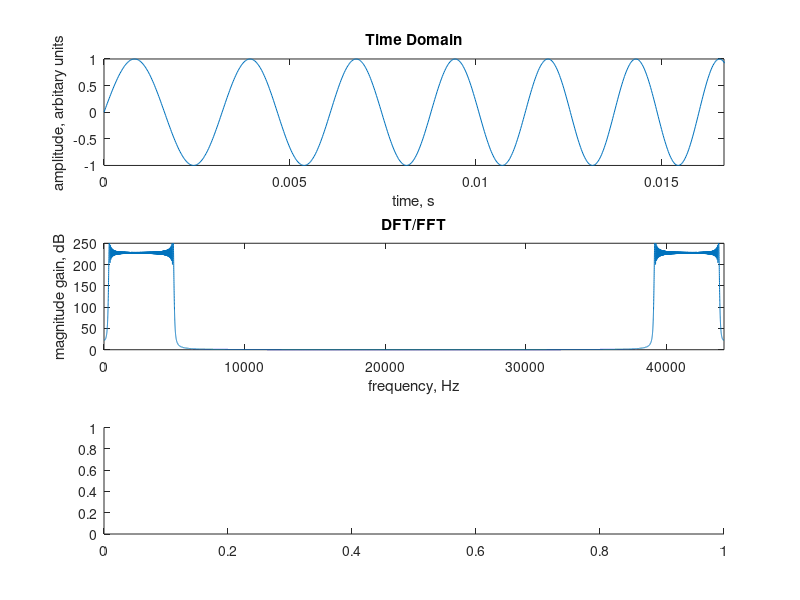

MATLAB code for this plot:
fs=44.1e3;
Ts=1/fs;
tlen=0.5;
t=0:Ts:tlen-Ts;
N=length(t);
fmin=.3e3;
fmax=5e3;
P=0:1/N:1-1/N;
df=(fmax*P-fmin*(P-2))/2;
x=sin(2*pi*t.*df);

subplot(3,1,1)
plot(t,x)
xlabel('time, s')
ylabel('amplitude, arbitary units')
axis([0 1/fmin*5 -1 1])
title('Time Domain')

X=abs(fft(x));
subplot(3,1,2)
fbin=fs/N;
f=0:fbin:fs-fbin;
plot(f,X);
xlabel('frequency, Hz');
ylabel('magnitude gain, dB');
axis([0 fs 0 250])
title('DFT/FFT')

subplot(3,1,3)
stft(x,fs)
